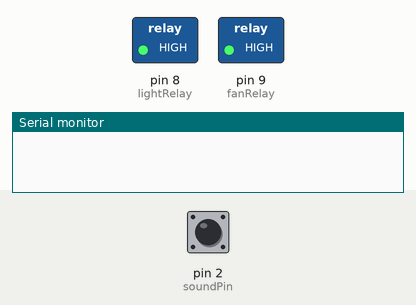
Simulated run of this sketch. Board: Arduino Uno, built with avr-gcc and run on an emulated ATmega328P. On the bench: switched loads named in the sketch (green lamp = pin HIGH), the last lines printed to the serial monitor. Inputs (shaded band) come from the test bench; at power-on: pin 2 (soundPin) LOW.

Above: at 1.2 s.
1.3 s: pin 2 (soundPin) driven HIGH
4.3 s: pin 2 (soundPin) driven LOW
At 5.7 s:
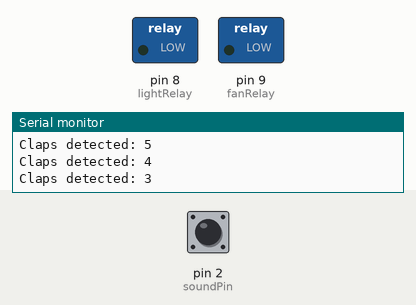
6.4 s: pin 2 (soundPin) pulsed HIGH 5 times (0.12 s each, 0.3 s apart)
At 9.2 s:
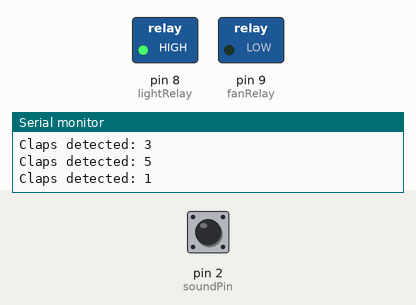
10.3 s: pin 2 (soundPin) driven HIGH
At 11.9 s:
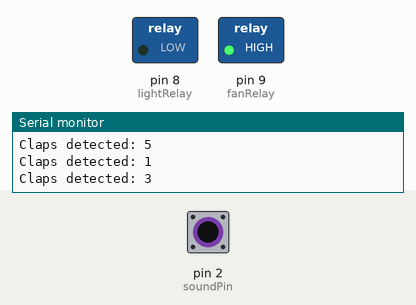
Timing chart, 0 to 13.4 s (numbered marks = the images above; inputs shaded):
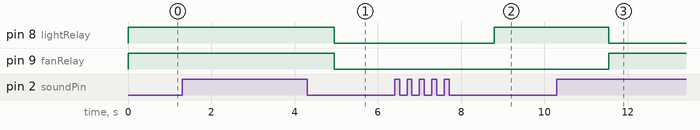

Measured:
- after the input at 4.3 s, pin 8 (lightRelay), pin 9 (fanRelay): HIGH → LOW after 0.65 s
- after the input at 6.4 s, pin 8 (lightRelay): LOW → HIGH after 2.4 s
- after the input at 10.3 s, pin 8 (lightRelay): HIGH → LOW after 1.3 s; pin 9 (fanRelay): LOW → HIGH after 1.3 s

The sketch:

Code_for_Arduino_for_clap_based_smart_home_control_system.ino
```cpp
const int soundPin = 2;
const int lightRelay = 8;
const int fanRelay = 9;

bool lightState = false;
bool fanState = false;

int clapCount = 0;
unsigned long firstClapTime = 0;
unsigned long lastClapTime = 0;
const unsigned long clapGap = 400;
const unsigned long windowTime = 1200;

bool waitingForClaps = false;

void setup() {
  pinMode(soundPin, INPUT);
  pinMode(lightRelay, OUTPUT);
  pinMode(fanRelay, OUTPUT);

  digitalWrite(lightRelay, HIGH);
  digitalWrite(fanRelay, HIGH);
  Serial.begin(9600);
}

void loop() {
  int sound = digitalRead(soundPin);

  if (sound == HIGH) {
    unsigned long now = millis();

    if (!waitingForClaps) {
      clapCount = 1;
      firstClapTime = now;
      waitingForClaps = true;
    } else if (now - lastClapTime > 50) {
      clapCount++;
    }
    lastClapTime = now;

    delay(50);
  }

  if (waitingForClaps && (millis() - firstClapTime > windowTime)) {
    Serial.print("Claps detected: ");
    Serial.println(clapCount);

    if (clapCount == 1) {
      lightState = !lightState;
      digitalWrite(lightRelay, lightState ? LOW : HIGH);
    } else if (clapCount == 2) {
      fanState = !fanState;
      digitalWrite(fanRelay, fanState ? LOW : HIGH);
    } else if (clapCount == 3) {
      lightState = !lightState;
      fanState = !fanState;
      digitalWrite(lightRelay, lightState ? LOW : HIGH);
      digitalWrite(fanRelay, fanState ? LOW : HIGH);
    }

    waitingForClaps = false;
    clapCount = 0;
  }
}
```
